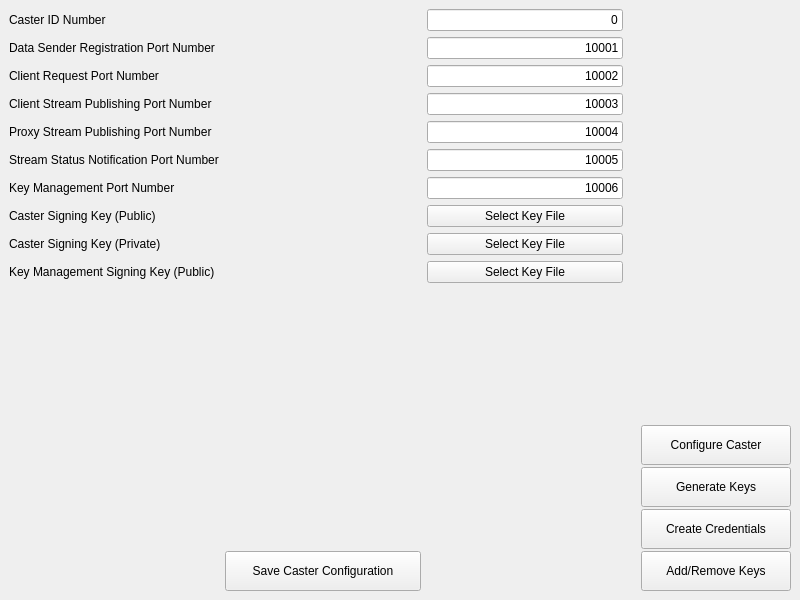
<?xml version="1.0" encoding="UTF-8"?>
<ui version="4.0">
 <class>casterConfigurationWindowTemplate</class>
 <widget class="QMainWindow" name="casterConfigurationWindowTemplate">
  <property name="geometry">
   <rect>
    <x>0</x>
    <y>0</y>
    <width>800</width>
    <height>600</height>
   </rect>
  </property>
  <property name="windowTitle">
   <string>Pylon GPS 2.0 Caster Configuration</string>
  </property>
  <widget class="QWidget" name="mainWindowCenterWidget">
   <layout class="QHBoxLayout" name="horizontalLayout">
    <property name="spacing">
     <number>0</number>
    </property>
    <property name="leftMargin">
     <number>0</number>
    </property>
    <property name="topMargin">
     <number>0</number>
    </property>
    <property name="rightMargin">
     <number>0</number>
    </property>
    <property name="bottomMargin">
     <number>0</number>
    </property>
    <item>
     <widget class="QStackedWidget" name="casterConfigurationStackedWidget">
      <property name="currentIndex">
       <number>0</number>
      </property>
      <widget class="QWidget" name="configureCasterPage">
       <property name="layoutDirection">
        <enum>Qt::LeftToRight</enum>
       </property>
       <layout class="QGridLayout" name="gridLayout_2">
        <property name="leftMargin">
         <number>9</number>
        </property>
        <property name="topMargin">
         <number>9</number>
        </property>
        <property name="rightMargin">
         <number>9</number>
        </property>
        <property name="bottomMargin">
         <number>9</number>
        </property>
        <item row="2" column="3">
         <widget class="QLineEdit" name="clientRequestPortNumberLineEdit">
          <property name="text">
           <string>10002</string>
          </property>
          <property name="alignment">
           <set>Qt::AlignRight|Qt::AlignTrailing|Qt::AlignVCenter</set>
          </property>
          <property name="placeholderText">
           <string/>
          </property>
         </widget>
        </item>
        <item row="1" column="3">
         <widget class="QLineEdit" name="dataSenderPortNumberLineEdit">
          <property name="text">
           <string>10001</string>
          </property>
          <property name="alignment">
           <set>Qt::AlignRight|Qt::AlignTrailing|Qt::AlignVCenter</set>
          </property>
          <property name="placeholderText">
           <string/>
          </property>
         </widget>
        </item>
        <item row="2" column="2">
         <spacer name="horizontalSpacer_3">
          <property name="orientation">
           <enum>Qt::Horizontal</enum>
          </property>
          <property name="sizeHint" stdset="0">
           <size>
            <width>40</width>
            <height>20</height>
           </size>
          </property>
         </spacer>
        </item>
        <item row="1" column="2">
         <spacer name="horizontalSpacer_2">
          <property name="orientation">
           <enum>Qt::Horizontal</enum>
          </property>
          <property name="sizeHint" stdset="0">
           <size>
            <width>40</width>
            <height>20</height>
           </size>
          </property>
         </spacer>
        </item>
        <item row="4" column="2">
         <spacer name="horizontalSpacer_5">
          <property name="orientation">
           <enum>Qt::Horizontal</enum>
          </property>
          <property name="sizeHint" stdset="0">
           <size>
            <width>40</width>
            <height>20</height>
           </size>
          </property>
         </spacer>
        </item>
        <item row="5" column="1">
         <widget class="QLabel" name="label_6">
          <property name="text">
           <string>Stream Status Notification Port Number</string>
          </property>
         </widget>
        </item>
        <item row="10" column="1">
         <spacer name="verticalSpacer_2">
          <property name="orientation">
           <enum>Qt::Vertical</enum>
          </property>
          <property name="sizeHint" stdset="0">
           <size>
            <width>20</width>
            <height>40</height>
           </size>
          </property>
         </spacer>
        </item>
        <item row="6" column="2">
         <spacer name="horizontalSpacer_7">
          <property name="orientation">
           <enum>Qt::Horizontal</enum>
          </property>
          <property name="sizeHint" stdset="0">
           <size>
            <width>40</width>
            <height>20</height>
           </size>
          </property>
         </spacer>
        </item>
        <item row="4" column="1">
         <widget class="QLabel" name="label_5">
          <property name="text">
           <string>Proxy Stream Publishing Port Number</string>
          </property>
         </widget>
        </item>
        <item row="2" column="1">
         <widget class="QLabel" name="label_3">
          <property name="text">
           <string>Client Request Port Number</string>
          </property>
         </widget>
        </item>
        <item row="5" column="2">
         <spacer name="horizontalSpacer_6">
          <property name="orientation">
           <enum>Qt::Horizontal</enum>
          </property>
          <property name="sizeHint" stdset="0">
           <size>
            <width>40</width>
            <height>20</height>
           </size>
          </property>
         </spacer>
        </item>
        <item row="3" column="3">
         <widget class="QLineEdit" name="clientStreamPublishingPortNumberLineEdit">
          <property name="text">
           <string>10003</string>
          </property>
          <property name="alignment">
           <set>Qt::AlignRight|Qt::AlignTrailing|Qt::AlignVCenter</set>
          </property>
          <property name="placeholderText">
           <string/>
          </property>
         </widget>
        </item>
        <item row="5" column="3">
         <widget class="QLineEdit" name="streamStatusNotificationPortNumberLineEdit">
          <property name="text">
           <string>10005</string>
          </property>
          <property name="alignment">
           <set>Qt::AlignRight|Qt::AlignTrailing|Qt::AlignVCenter</set>
          </property>
         </widget>
        </item>
        <item row="7" column="1">
         <widget class="QLabel" name="label_8">
          <property name="text">
           <string>Caster Signing Key (Public)</string>
          </property>
         </widget>
        </item>
        <item row="0" column="2">
         <spacer name="horizontalSpacer">
          <property name="orientation">
           <enum>Qt::Horizontal</enum>
          </property>
          <property name="sizeHint" stdset="0">
           <size>
            <width>40</width>
            <height>20</height>
           </size>
          </property>
         </spacer>
        </item>
        <item row="0" column="3">
         <widget class="QLineEdit" name="casterIDLineEdit">
          <property name="sizePolicy">
           <sizepolicy hsizetype="Preferred" vsizetype="Fixed">
            <horstretch>0</horstretch>
            <verstretch>0</verstretch>
           </sizepolicy>
          </property>
          <property name="text">
           <string>0</string>
          </property>
          <property name="alignment">
           <set>Qt::AlignRight|Qt::AlignTrailing|Qt::AlignVCenter</set>
          </property>
          <property name="placeholderText">
           <string/>
          </property>
         </widget>
        </item>
        <item row="3" column="2">
         <spacer name="horizontalSpacer_4">
          <property name="orientation">
           <enum>Qt::Horizontal</enum>
          </property>
          <property name="sizeHint" stdset="0">
           <size>
            <width>40</width>
            <height>20</height>
           </size>
          </property>
         </spacer>
        </item>
        <item row="1" column="1">
         <widget class="QLabel" name="label">
          <property name="text">
           <string>Data Sender Registration Port Number</string>
          </property>
         </widget>
        </item>
        <item row="11" column="2">
         <widget class="QPushButton" name="saveCasterConfigurationPushButton">
          <property name="minimumSize">
           <size>
            <width>150</width>
            <height>40</height>
           </size>
          </property>
          <property name="text">
           <string>Save Caster Configuration</string>
          </property>
         </widget>
        </item>
        <item row="3" column="1">
         <widget class="QLabel" name="label_4">
          <property name="text">
           <string>Client Stream Publishing Port Number</string>
          </property>
         </widget>
        </item>
        <item row="0" column="1">
         <widget class="QLabel" name="label_2">
          <property name="text">
           <string>Caster ID Number</string>
          </property>
         </widget>
        </item>
        <item row="6" column="3">
         <widget class="QLineEdit" name="keyManagementPortNumberLineEdit">
          <property name="text">
           <string>10006</string>
          </property>
          <property name="alignment">
           <set>Qt::AlignRight|Qt::AlignTrailing|Qt::AlignVCenter</set>
          </property>
         </widget>
        </item>
        <item row="6" column="1">
         <widget class="QLabel" name="label_7">
          <property name="text">
           <string>Key Management Port Number</string>
          </property>
         </widget>
        </item>
        <item row="4" column="3">
         <widget class="QLineEdit" name="proxyStreamPublishingPortNumberLineEdit">
          <property name="text">
           <string>10004</string>
          </property>
          <property name="alignment">
           <set>Qt::AlignRight|Qt::AlignTrailing|Qt::AlignVCenter</set>
          </property>
          <property name="placeholderText">
           <string/>
          </property>
         </widget>
        </item>
        <item row="8" column="1">
         <widget class="QLabel" name="label_9">
          <property name="text">
           <string>Caster Signing Key (Private)</string>
          </property>
         </widget>
        </item>
        <item row="9" column="1">
         <widget class="QLabel" name="label_10">
          <property name="text">
           <string>Key Management Signing Key (Public)</string>
          </property>
         </widget>
        </item>
        <item row="7" column="2">
         <spacer name="horizontalSpacer_8">
          <property name="orientation">
           <enum>Qt::Horizontal</enum>
          </property>
          <property name="sizeHint" stdset="0">
           <size>
            <width>40</width>
            <height>20</height>
           </size>
          </property>
         </spacer>
        </item>
        <item row="8" column="2">
         <spacer name="horizontalSpacer_9">
          <property name="orientation">
           <enum>Qt::Horizontal</enum>
          </property>
          <property name="sizeHint" stdset="0">
           <size>
            <width>40</width>
            <height>20</height>
           </size>
          </property>
         </spacer>
        </item>
        <item row="9" column="2">
         <spacer name="horizontalSpacer_10">
          <property name="orientation">
           <enum>Qt::Horizontal</enum>
          </property>
          <property name="sizeHint" stdset="0">
           <size>
            <width>40</width>
            <height>20</height>
           </size>
          </property>
         </spacer>
        </item>
        <item row="7" column="3">
         <widget class="QPushButton" name="selectCasterPublicSigningKeyPushButton">
          <property name="sizePolicy">
           <sizepolicy hsizetype="Preferred" vsizetype="Fixed">
            <horstretch>0</horstretch>
            <verstretch>0</verstretch>
           </sizepolicy>
          </property>
          <property name="text">
           <string>Select Key File</string>
          </property>
         </widget>
        </item>
        <item row="8" column="3">
         <widget class="QPushButton" name="selectCasterPrivateSigningKeyPushButton">
          <property name="sizePolicy">
           <sizepolicy hsizetype="Preferred" vsizetype="Fixed">
            <horstretch>0</horstretch>
            <verstretch>0</verstretch>
           </sizepolicy>
          </property>
          <property name="text">
           <string>Select Key File</string>
          </property>
         </widget>
        </item>
        <item row="9" column="3">
         <widget class="QPushButton" name="selectKeyManagementPublicSigningKeyPushButton">
          <property name="sizePolicy">
           <sizepolicy hsizetype="Preferred" vsizetype="Fixed">
            <horstretch>0</horstretch>
            <verstretch>0</verstretch>
           </sizepolicy>
          </property>
          <property name="text">
           <string>Select Key File</string>
          </property>
         </widget>
        </item>
       </layout>
      </widget>
      <widget class="QWidget" name="createCredentialsPage">
       <layout class="QGridLayout" name="gridLayout">
        <item row="6" column="2">
         <widget class="QPushButton" name="createCredentialsPushButton_2">
          <property name="minimumSize">
           <size>
            <width>150</width>
            <height>40</height>
           </size>
          </property>
          <property name="text">
           <string>Create Credentials</string>
          </property>
         </widget>
        </item>
        <item row="2" column="2">
         <widget class="QDateTimeEdit" name="selectCredentialsExpirationDateTimeEdit">
          <property name="alignment">
           <set>Qt::AlignRight|Qt::AlignTrailing|Qt::AlignVCenter</set>
          </property>
          <property name="calendarPopup">
           <bool>true</bool>
          </property>
         </widget>
        </item>
        <item row="5" column="0">
         <spacer name="verticalSpacer_3">
          <property name="orientation">
           <enum>Qt::Vertical</enum>
          </property>
          <property name="sizeHint" stdset="0">
           <size>
            <width>20</width>
            <height>40</height>
           </size>
          </property>
         </spacer>
        </item>
        <item row="3" column="0">
         <widget class="QLabel" name="label_14">
          <property name="text">
           <string>Add Credentials Signing Key (Public)</string>
          </property>
         </widget>
        </item>
        <item row="0" column="1">
         <spacer name="horizontalSpacer_11">
          <property name="orientation">
           <enum>Qt::Horizontal</enum>
          </property>
          <property name="sizeHint" stdset="0">
           <size>
            <width>40</width>
            <height>20</height>
           </size>
          </property>
         </spacer>
        </item>
        <item row="2" column="1">
         <spacer name="horizontalSpacer_13">
          <property name="orientation">
           <enum>Qt::Horizontal</enum>
          </property>
          <property name="sizeHint" stdset="0">
           <size>
            <width>40</width>
            <height>20</height>
           </size>
          </property>
         </spacer>
        </item>
        <item row="3" column="2">
         <widget class="QPushButton" name="selectCredentialsPublicSigningKey">
          <property name="minimumSize">
           <size>
            <width>0</width>
            <height>0</height>
           </size>
          </property>
          <property name="text">
           <string>Select Key File</string>
          </property>
         </widget>
        </item>
        <item row="3" column="1">
         <spacer name="horizontalSpacer_14">
          <property name="orientation">
           <enum>Qt::Horizontal</enum>
          </property>
          <property name="sizeHint" stdset="0">
           <size>
            <width>40</width>
            <height>20</height>
           </size>
          </property>
         </spacer>
        </item>
        <item row="1" column="0">
         <widget class="QLabel" name="label_13">
          <property name="text">
           <string>Select Maximum Number of Simultaneous  Base Stations</string>
          </property>
         </widget>
        </item>
        <item row="1" column="2">
         <widget class="QLineEdit" name="selectCredentialsBasestationLimit">
          <property name="text">
           <string>1</string>
          </property>
          <property name="alignment">
           <set>Qt::AlignRight|Qt::AlignTrailing|Qt::AlignVCenter</set>
          </property>
         </widget>
        </item>
        <item row="0" column="2">
         <widget class="QPushButton" name="selectCredentialsPublicKeyPushButton">
          <property name="minimumSize">
           <size>
            <width>0</width>
            <height>0</height>
           </size>
          </property>
          <property name="text">
           <string>Select Key File</string>
          </property>
         </widget>
        </item>
        <item row="2" column="0">
         <widget class="QLabel" name="label_12">
          <property name="text">
           <string>Select Credentials Expiration Time</string>
          </property>
         </widget>
        </item>
        <item row="1" column="1">
         <spacer name="horizontalSpacer_12">
          <property name="orientation">
           <enum>Qt::Horizontal</enum>
          </property>
          <property name="sizeHint" stdset="0">
           <size>
            <width>40</width>
            <height>20</height>
           </size>
          </property>
         </spacer>
        </item>
        <item row="0" column="0">
         <widget class="QLabel" name="label_11">
          <property name="text">
           <string>Select Public Key</string>
          </property>
         </widget>
        </item>
        <item row="4" column="0">
         <widget class="QLabel" name="label_15">
          <property name="text">
           <string>Add Credentials Signing Key (Private)</string>
          </property>
         </widget>
        </item>
        <item row="4" column="2">
         <widget class="QPushButton" name="selectCredentialsPrivateSigningKey">
          <property name="minimumSize">
           <size>
            <width>0</width>
            <height>0</height>
           </size>
          </property>
          <property name="text">
           <string>Select Key File</string>
          </property>
         </widget>
        </item>
        <item row="4" column="1">
         <spacer name="horizontalSpacer_15">
          <property name="orientation">
           <enum>Qt::Horizontal</enum>
          </property>
          <property name="sizeHint" stdset="0">
           <size>
            <width>40</width>
            <height>20</height>
           </size>
          </property>
         </spacer>
        </item>
       </layout>
      </widget>
      <widget class="QWidget" name="addRemoveKeysPage">
       <layout class="QVBoxLayout" name="verticalLayout_2">
        <property name="spacing">
         <number>6</number>
        </property>
        <property name="leftMargin">
         <number>0</number>
        </property>
        <property name="topMargin">
         <number>0</number>
        </property>
        <property name="rightMargin">
         <number>0</number>
        </property>
        <property name="bottomMargin">
         <number>0</number>
        </property>
        <item>
         <widget class="QFrame" name="frame">
          <property name="frameShape">
           <enum>QFrame::StyledPanel</enum>
          </property>
          <property name="frameShadow">
           <enum>QFrame::Raised</enum>
          </property>
          <layout class="QGridLayout" name="gridLayout_3">
           <item row="3" column="1">
            <spacer name="horizontalSpacer_18">
             <property name="orientation">
              <enum>Qt::Horizontal</enum>
             </property>
             <property name="sizeHint" stdset="0">
              <size>
               <width>40</width>
               <height>20</height>
              </size>
             </property>
            </spacer>
           </item>
           <item row="0" column="0">
            <widget class="QLabel" name="label_16">
             <property name="text">
              <string>IP Address</string>
             </property>
            </widget>
           </item>
           <item row="0" column="2">
            <widget class="QLineEdit" name="casterIPAddressLineEdit">
             <property name="text">
              <string>192.168.1.1</string>
             </property>
             <property name="alignment">
              <set>Qt::AlignRight|Qt::AlignTrailing|Qt::AlignVCenter</set>
             </property>
            </widget>
           </item>
           <item row="2" column="2">
            <widget class="QLineEdit" name="casterPortLineEdit">
             <property name="text">
              <string>10006</string>
             </property>
             <property name="alignment">
              <set>Qt::AlignRight|Qt::AlignTrailing|Qt::AlignVCenter</set>
             </property>
            </widget>
           </item>
           <item row="3" column="0">
            <widget class="QLabel" name="label_21">
             <property name="text">
              <string>Select Key Management Private Key</string>
             </property>
            </widget>
           </item>
           <item row="3" column="2">
            <widget class="QPushButton" name="selectKeyManagementPrivateKeyPushButton">
             <property name="minimumSize">
              <size>
               <width>230</width>
               <height>0</height>
              </size>
             </property>
             <property name="text">
              <string>Select Key File</string>
             </property>
            </widget>
           </item>
           <item row="2" column="1">
            <spacer name="horizontalSpacer_17">
             <property name="orientation">
              <enum>Qt::Horizontal</enum>
             </property>
             <property name="sizeHint" stdset="0">
              <size>
               <width>40</width>
               <height>20</height>
              </size>
             </property>
            </spacer>
           </item>
           <item row="0" column="1">
            <spacer name="horizontalSpacer_16">
             <property name="orientation">
              <enum>Qt::Horizontal</enum>
             </property>
             <property name="sizeHint" stdset="0">
              <size>
               <width>40</width>
               <height>20</height>
              </size>
             </property>
            </spacer>
           </item>
           <item row="2" column="0">
            <widget class="QLabel" name="label_17">
             <property name="text">
              <string>Port</string>
             </property>
            </widget>
           </item>
          </layout>
         </widget>
        </item>
        <item>
         <widget class="QFrame" name="frame_2">
          <property name="frameShape">
           <enum>QFrame::StyledPanel</enum>
          </property>
          <property name="frameShadow">
           <enum>QFrame::Raised</enum>
          </property>
          <layout class="QGridLayout" name="gridLayout_4">
           <item row="0" column="1">
            <spacer name="horizontalSpacer_19">
             <property name="orientation">
              <enum>Qt::Horizontal</enum>
             </property>
             <property name="sizeHint" stdset="0">
              <size>
               <width>40</width>
               <height>20</height>
              </size>
             </property>
            </spacer>
           </item>
           <item row="5" column="2">
            <widget class="QPushButton" name="addOfficialSigningKeyPushButton">
             <property name="minimumSize">
              <size>
               <width>230</width>
               <height>0</height>
              </size>
             </property>
             <property name="text">
              <string>Add Official Key</string>
             </property>
            </widget>
           </item>
           <item row="0" column="0">
            <widget class="QLabel" name="label_19">
             <property name="text">
              <string>Select Signing Key</string>
             </property>
            </widget>
           </item>
           <item row="3" column="1">
            <spacer name="horizontalSpacer_20">
             <property name="orientation">
              <enum>Qt::Horizontal</enum>
             </property>
             <property name="sizeHint" stdset="0">
              <size>
               <width>40</width>
               <height>20</height>
              </size>
             </property>
            </spacer>
           </item>
           <item row="0" column="2">
            <widget class="QPushButton" name="selectOfficialPublicSigningKeyToAdd">
             <property name="text">
              <string>Select Key File</string>
             </property>
            </widget>
           </item>
           <item row="3" column="0">
            <widget class="QLabel" name="label_20">
             <property name="text">
              <string>Select Expiration Time</string>
             </property>
            </widget>
           </item>
           <item row="3" column="2">
            <widget class="QDateTimeEdit" name="officialPublicKeyToAddExpirationDateTimeEdit">
             <property name="calendarPopup">
              <bool>true</bool>
             </property>
            </widget>
           </item>
          </layout>
         </widget>
        </item>
        <item>
         <widget class="QFrame" name="frame_3">
          <property name="frameShape">
           <enum>QFrame::StyledPanel</enum>
          </property>
          <property name="frameShadow">
           <enum>QFrame::Raised</enum>
          </property>
          <layout class="QGridLayout" name="gridLayout_5">
           <item row="1" column="1">
            <spacer name="horizontalSpacer_22">
             <property name="orientation">
              <enum>Qt::Horizontal</enum>
             </property>
             <property name="sizeHint" stdset="0">
              <size>
               <width>225</width>
               <height>20</height>
              </size>
             </property>
            </spacer>
           </item>
           <item row="2" column="2">
            <widget class="QPushButton" name="addRegisteredCommunitySigningKeyPushButton">
             <property name="minimumSize">
              <size>
               <width>230</width>
               <height>0</height>
              </size>
             </property>
             <property name="text">
              <string>Add Registered Community Key</string>
             </property>
            </widget>
           </item>
           <item row="0" column="1">
            <spacer name="horizontalSpacer_21">
             <property name="orientation">
              <enum>Qt::Horizontal</enum>
             </property>
             <property name="sizeHint" stdset="0">
              <size>
               <width>225</width>
               <height>20</height>
              </size>
             </property>
            </spacer>
           </item>
           <item row="1" column="0">
            <widget class="QLabel" name="label_22">
             <property name="text">
              <string>Select Expiration Time</string>
             </property>
            </widget>
           </item>
           <item row="1" column="2">
            <widget class="QDateTimeEdit" name="registeredCommunityPublicKeyToAddExpirationTimeDateTimeEdit">
             <property name="calendarPopup">
              <bool>true</bool>
             </property>
            </widget>
           </item>
           <item row="0" column="0">
            <widget class="QLabel" name="label_18">
             <property name="text">
              <string>Select Signing Key</string>
             </property>
            </widget>
           </item>
           <item row="0" column="2">
            <widget class="QPushButton" name="selectRegisteredCommunitySigningKeyToAddPushButton">
             <property name="text">
              <string>Select Key File</string>
             </property>
            </widget>
           </item>
          </layout>
         </widget>
        </item>
        <item>
         <widget class="QFrame" name="frame_4">
          <property name="frameShape">
           <enum>QFrame::StyledPanel</enum>
          </property>
          <property name="frameShadow">
           <enum>QFrame::Raised</enum>
          </property>
          <layout class="QGridLayout" name="gridLayout_6">
           <item row="0" column="0">
            <widget class="QLabel" name="label_23">
             <property name="text">
              <string>Select Signing Key</string>
             </property>
            </widget>
           </item>
           <item row="0" column="1">
            <spacer name="horizontalSpacer_23">
             <property name="orientation">
              <enum>Qt::Horizontal</enum>
             </property>
             <property name="sizeHint" stdset="0">
              <size>
               <width>225</width>
               <height>20</height>
              </size>
             </property>
            </spacer>
           </item>
           <item row="0" column="2">
            <widget class="QPushButton" name="selectBlackListPublicKey">
             <property name="minimumSize">
              <size>
               <width>230</width>
               <height>0</height>
              </size>
             </property>
             <property name="text">
              <string>Select Key File</string>
             </property>
            </widget>
           </item>
           <item row="1" column="0">
            <widget class="QLabel" name="label_24">
             <property name="text">
              <string>Select Expiration Time</string>
             </property>
            </widget>
           </item>
           <item row="1" column="1">
            <spacer name="horizontalSpacer_24">
             <property name="orientation">
              <enum>Qt::Horizontal</enum>
             </property>
             <property name="sizeHint" stdset="0">
              <size>
               <width>225</width>
               <height>20</height>
              </size>
             </property>
            </spacer>
           </item>
           <item row="1" column="2">
            <widget class="QDateTimeEdit" name="blacklistPublicKeyExpirationTimeDateTimeEdit">
             <property name="calendarPopup">
              <bool>true</bool>
             </property>
            </widget>
           </item>
           <item row="2" column="2">
            <widget class="QPushButton" name="blacklistKeyPushButton">
             <property name="minimumSize">
              <size>
               <width>230</width>
               <height>0</height>
              </size>
             </property>
             <property name="text">
              <string>Blacklist Key</string>
             </property>
            </widget>
           </item>
          </layout>
         </widget>
        </item>
       </layout>
      </widget>
      <widget class="QWidget" name="widget"/>
     </widget>
    </item>
    <item>
     <widget class="QFrame" name="modeFrame">
      <property name="frameShape">
       <enum>QFrame::NoFrame</enum>
      </property>
      <property name="frameShadow">
       <enum>QFrame::Raised</enum>
      </property>
      <property name="lineWidth">
       <number>0</number>
      </property>
      <layout class="QVBoxLayout" name="verticalLayout">
       <property name="spacing">
        <number>2</number>
       </property>
       <property name="leftMargin">
        <number>9</number>
       </property>
       <property name="topMargin">
        <number>9</number>
       </property>
       <property name="rightMargin">
        <number>9</number>
       </property>
       <property name="bottomMargin">
        <number>9</number>
       </property>
       <item>
        <spacer name="verticalSpacer">
         <property name="orientation">
          <enum>Qt::Vertical</enum>
         </property>
         <property name="sizeHint" stdset="0">
          <size>
           <width>20</width>
           <height>40</height>
          </size>
         </property>
        </spacer>
       </item>
       <item>
        <widget class="QPushButton" name="configurationPushButton">
         <property name="minimumSize">
          <size>
           <width>150</width>
           <height>40</height>
          </size>
         </property>
         <property name="text">
          <string>Configure Caster</string>
         </property>
        </widget>
       </item>
       <item>
        <widget class="QPushButton" name="generateKeysPushButton">
         <property name="minimumSize">
          <size>
           <width>150</width>
           <height>40</height>
          </size>
         </property>
         <property name="text">
          <string>Generate Keys</string>
         </property>
        </widget>
       </item>
       <item>
        <widget class="QPushButton" name="createCredentialsPushButton">
         <property name="minimumSize">
          <size>
           <width>150</width>
           <height>40</height>
          </size>
         </property>
         <property name="text">
          <string>Create Credentials</string>
         </property>
        </widget>
       </item>
       <item>
        <widget class="QPushButton" name="addRemoveKeysPushButton">
         <property name="minimumSize">
          <size>
           <width>150</width>
           <height>40</height>
          </size>
         </property>
         <property name="text">
          <string>Add/Remove Keys</string>
         </property>
        </widget>
       </item>
      </layout>
     </widget>
    </item>
   </layout>
  </widget>
  <widget class="QMenuBar" name="menubar">
   <property name="geometry">
    <rect>
     <x>0</x>
     <y>0</y>
     <width>800</width>
     <height>25</height>
    </rect>
   </property>
  </widget>
 </widget>
 <tabstops>
  <tabstop>casterIDLineEdit</tabstop>
  <tabstop>dataSenderPortNumberLineEdit</tabstop>
  <tabstop>clientRequestPortNumberLineEdit</tabstop>
  <tabstop>clientStreamPublishingPortNumberLineEdit</tabstop>
  <tabstop>proxyStreamPublishingPortNumberLineEdit</tabstop>
  <tabstop>streamStatusNotificationPortNumberLineEdit</tabstop>
  <tabstop>keyManagementPortNumberLineEdit</tabstop>
  <tabstop>selectCasterPublicSigningKeyPushButton</tabstop>
  <tabstop>selectCasterPrivateSigningKeyPushButton</tabstop>
  <tabstop>selectKeyManagementPublicSigningKeyPushButton</tabstop>
  <tabstop>saveCasterConfigurationPushButton</tabstop>
  <tabstop>configurationPushButton</tabstop>
  <tabstop>generateKeysPushButton</tabstop>
  <tabstop>createCredentialsPushButton</tabstop>
  <tabstop>addRemoveKeysPushButton</tabstop>
  <tabstop>selectCredentialsPublicKeyPushButton</tabstop>
  <tabstop>selectCredentialsPrivateSigningKey</tabstop>
  <tabstop>casterIPAddressLineEdit</tabstop>
  <tabstop>casterPortLineEdit</tabstop>
  <tabstop>createCredentialsPushButton_2</tabstop>
  <tabstop>selectCredentialsExpirationDateTimeEdit</tabstop>
  <tabstop>selectCredentialsPublicSigningKey</tabstop>
  <tabstop>selectCredentialsBasestationLimit</tabstop>
  <tabstop>selectKeyManagementPrivateKeyPushButton</tabstop>
  <tabstop>selectOfficialPublicSigningKeyToAdd</tabstop>
  <tabstop>officialPublicKeyToAddExpirationDateTimeEdit</tabstop>
  <tabstop>addOfficialSigningKeyPushButton</tabstop>
  <tabstop>selectRegisteredCommunitySigningKeyToAddPushButton</tabstop>
  <tabstop>addRegisteredCommunitySigningKeyPushButton</tabstop>
  <tabstop>selectBlackListPublicKey</tabstop>
  <tabstop>blacklistKeyPushButton</tabstop>
  <tabstop>registeredCommunityPublicKeyToAddExpirationTimeDateTimeEdit</tabstop>
  <tabstop>blacklistPublicKeyExpirationTimeDateTimeEdit</tabstop>
 </tabstops>
 <resources/>
 <connections/>
</ui>
